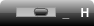
<?xml version="1.0" encoding="UTF-8"?>
<ui version="4.0">
 <class>titlebar</class>
 <widget class="QWidget" name="titlebar">
  <property name="geometry">
   <rect>
    <x>0</x>
    <y>0</y>
    <width>94</width>
    <height>26</height>
   </rect>
  </property>
  <property name="windowTitle">
   <string>Form</string>
  </property>
  <property name="styleSheet">
   <string notr="true">QWidget { 
	background:rgba(0, 0, 0,0);
}</string>
  </property>
  <layout class="QHBoxLayout" name="horizontalLayout_2">
   <property name="spacing">
    <number>0</number>
   </property>
   <property name="margin">
    <number>0</number>
   </property>
   <item>
    <widget class="MoveFrame" name="TitleFrame">
     <property name="styleSheet">
      <string notr="true">QFrame { 
	background: qlineargradient(spread:pad, x1:0, y1:1, x2:0, y2:0, stop:0 rgba(0, 0, 0, 255), stop: 0.5 rgba(75,75,75,255), stop:0.51 rgba(100,100,100,255), stop:1 rgba(200, 200, 200, 255));
	border-top-left-radius: 5px;
	border-top-right-radius: 5px;
}</string>
     </property>
     <property name="frameShape">
      <enum>QFrame::StyledPanel</enum>
     </property>
     <property name="frameShadow">
      <enum>QFrame::Raised</enum>
     </property>
     <layout class="QHBoxLayout" name="horizontalLayout" stretch="1,0,0,0">
      <property name="spacing">
       <number>2</number>
      </property>
      <property name="margin">
       <number>0</number>
      </property>
      <item>
       <spacer name="horizontalSpacer">
        <property name="orientation">
         <enum>Qt::Horizontal</enum>
        </property>
        <property name="sizeHint" stdset="0">
         <size>
          <width>120</width>
          <height>15</height>
         </size>
        </property>
       </spacer>
      </item>
      <item>
       <widget class="QSlider" name="OpacitySlider">
        <property name="maximumSize">
         <size>
          <width>40</width>
          <height>15</height>
         </size>
        </property>
        <property name="focusPolicy">
         <enum>Qt::NoFocus</enum>
        </property>
        <property name="styleSheet">
         <string notr="true">QSlider::groove:horizontal {
     border: 1px solid #999999;
     height: 8px; /* the groove expands to the size of the slider by default. by giving it a height, it has a fixed size */
     background: qlineargradient(x1:0, y1:0, x2:0, y2:1, stop:0 #B1B1B1, stop:1 #c4c4c4);
     margin: 2px 0;
 }

 QSlider::handle:horizontal {
     background: qlineargradient(spread:pad, x1:0, y1:1, x2:0, y2:0, stop:0 rgba(0, 0, 0, 255), stop: 0.5 rgba(75,75,75,255), stop:0.51 rgba(100,100,100,255), stop:1 rgba(200, 200, 200, 255));
     border: 1px solid #5c5c5c;
     width: 12px;
     margin: 0 0; /* handle is placed by default on the contents rect of the groove. Expand outside the groove */
     border-radius: 3px;
 }

QSlider::handle:hover {
	background: qlineargradient(spread:pad, x1:0, y1:1, x2:0, y2:0, stop:0 rgba(20, 20, 20, 255), stop: 0.5 rgba(95,95,95,255), stop:0.51 rgba(120,120,120,255), stop:1 rgba(255, 255, 255, 255));
}</string>
        </property>
        <property name="minimum">
         <number>30</number>
        </property>
        <property name="maximum">
         <number>100</number>
        </property>
        <property name="sliderPosition">
         <number>80</number>
        </property>
        <property name="orientation">
         <enum>Qt::Horizontal</enum>
        </property>
        <property name="invertedAppearance">
         <bool>false</bool>
        </property>
        <property name="invertedControls">
         <bool>false</bool>
        </property>
        <property name="tickPosition">
         <enum>QSlider::NoTicks</enum>
        </property>
       </widget>
      </item>
      <item>
       <widget class="QToolButton" name="MinimizeButton">
        <property name="maximumSize">
         <size>
          <width>20</width>
          <height>15</height>
         </size>
        </property>
        <property name="font">
         <font>
          <weight>75</weight>
          <bold>true</bold>
         </font>
        </property>
        <property name="focusPolicy">
         <enum>Qt::NoFocus</enum>
        </property>
        <property name="styleSheet">
         <string notr="true">QToolButton {
	color: rgb(255, 255, 255);
	background-color: rgba(0, 0, 0, 0);
	border-color: rgba(0, 0, 255, 0);
	border-width: 0px;
	border-style: outset;
 }

QToolButton:hover {
	background-color: rgba(255,255,255,50);
}

QToolButton:pressed{
	background-color: qlineargradient(spread:pad, x1:0, y1:1, x2:0, y2:0, stop:0 rgba(0, 0, 0, 255), stop:1 rgba(125, 125, 125, 255));
}</string>
        </property>
        <property name="text">
         <string>_</string>
        </property>
        <property name="autoRaise">
         <bool>false</bool>
        </property>
       </widget>
      </item>
      <item>
       <widget class="QToolButton" name="HideButton">
        <property name="maximumSize">
         <size>
          <width>20</width>
          <height>15</height>
         </size>
        </property>
        <property name="palette">
         <palette>
          <active>
           <colorrole role="WindowText">
            <brush brushstyle="SolidPattern">
             <color alpha="255">
              <red>255</red>
              <green>255</green>
              <blue>255</blue>
             </color>
            </brush>
           </colorrole>
           <colorrole role="Button">
            <brush brushstyle="SolidPattern">
             <color alpha="0">
              <red>0</red>
              <green>0</green>
              <blue>0</blue>
             </color>
            </brush>
           </colorrole>
           <colorrole role="Text">
            <brush brushstyle="SolidPattern">
             <color alpha="255">
              <red>255</red>
              <green>255</green>
              <blue>255</blue>
             </color>
            </brush>
           </colorrole>
           <colorrole role="ButtonText">
            <brush brushstyle="SolidPattern">
             <color alpha="255">
              <red>255</red>
              <green>255</green>
              <blue>255</blue>
             </color>
            </brush>
           </colorrole>
           <colorrole role="Base">
            <brush brushstyle="SolidPattern">
             <color alpha="0">
              <red>0</red>
              <green>0</green>
              <blue>0</blue>
             </color>
            </brush>
           </colorrole>
           <colorrole role="Window">
            <brush brushstyle="SolidPattern">
             <color alpha="0">
              <red>0</red>
              <green>0</green>
              <blue>0</blue>
             </color>
            </brush>
           </colorrole>
          </active>
          <inactive>
           <colorrole role="WindowText">
            <brush brushstyle="SolidPattern">
             <color alpha="255">
              <red>255</red>
              <green>255</green>
              <blue>255</blue>
             </color>
            </brush>
           </colorrole>
           <colorrole role="Button">
            <brush brushstyle="SolidPattern">
             <color alpha="0">
              <red>0</red>
              <green>0</green>
              <blue>0</blue>
             </color>
            </brush>
           </colorrole>
           <colorrole role="Text">
            <brush brushstyle="SolidPattern">
             <color alpha="255">
              <red>255</red>
              <green>255</green>
              <blue>255</blue>
             </color>
            </brush>
           </colorrole>
           <colorrole role="ButtonText">
            <brush brushstyle="SolidPattern">
             <color alpha="255">
              <red>255</red>
              <green>255</green>
              <blue>255</blue>
             </color>
            </brush>
           </colorrole>
           <colorrole role="Base">
            <brush brushstyle="SolidPattern">
             <color alpha="0">
              <red>0</red>
              <green>0</green>
              <blue>0</blue>
             </color>
            </brush>
           </colorrole>
           <colorrole role="Window">
            <brush brushstyle="SolidPattern">
             <color alpha="0">
              <red>0</red>
              <green>0</green>
              <blue>0</blue>
             </color>
            </brush>
           </colorrole>
          </inactive>
          <disabled>
           <colorrole role="WindowText">
            <brush brushstyle="SolidPattern">
             <color alpha="255">
              <red>255</red>
              <green>255</green>
              <blue>255</blue>
             </color>
            </brush>
           </colorrole>
           <colorrole role="Button">
            <brush brushstyle="SolidPattern">
             <color alpha="0">
              <red>0</red>
              <green>0</green>
              <blue>0</blue>
             </color>
            </brush>
           </colorrole>
           <colorrole role="Text">
            <brush brushstyle="SolidPattern">
             <color alpha="255">
              <red>255</red>
              <green>255</green>
              <blue>255</blue>
             </color>
            </brush>
           </colorrole>
           <colorrole role="ButtonText">
            <brush brushstyle="SolidPattern">
             <color alpha="255">
              <red>255</red>
              <green>255</green>
              <blue>255</blue>
             </color>
            </brush>
           </colorrole>
           <colorrole role="Base">
            <brush brushstyle="SolidPattern">
             <color alpha="0">
              <red>0</red>
              <green>0</green>
              <blue>0</blue>
             </color>
            </brush>
           </colorrole>
           <colorrole role="Window">
            <brush brushstyle="SolidPattern">
             <color alpha="0">
              <red>0</red>
              <green>0</green>
              <blue>0</blue>
             </color>
            </brush>
           </colorrole>
          </disabled>
         </palette>
        </property>
        <property name="font">
         <font>
          <weight>75</weight>
          <bold>true</bold>
         </font>
        </property>
        <property name="focusPolicy">
         <enum>Qt::NoFocus</enum>
        </property>
        <property name="styleSheet">
         <string notr="true">QToolButton {
	color: rgb(255, 255, 255);
	background-color: rgba(0, 0, 0, 0);
	border-color: rgba(0, 0, 255, 0);
	border-width: 0px;
	border-style: outset;
 }

QToolButton:hover {
	background-color: rgba(255,255,255,50);/*qlineargradient(spread:pad, x1:0, y1:1, x2:0, y2:0, stop:0 rgba(10, 10, 10, 255), stop:1 rgba(255, 255, 255, 255));*/
}

QToolButton:pressed{
	background-color: qlineargradient(spread:pad, x1:0, y1:1, x2:0, y2:0, stop:0 rgba(0, 0, 0, 255), stop:1 rgba(125, 125, 125, 255));
}</string>
        </property>
        <property name="text">
         <string>H</string>
        </property>
        <property name="autoRaise">
         <bool>false</bool>
        </property>
       </widget>
      </item>
     </layout>
    </widget>
   </item>
  </layout>
 </widget>
 <customwidgets>
  <customwidget>
   <class>MoveFrame</class>
   <extends>QFrame</extends>
   <header>ves/conductor/qt/MoveFrame.h</header>
   <container>1</container>
  </customwidget>
 </customwidgets>
 <resources/>
 <connections/>
</ui>
